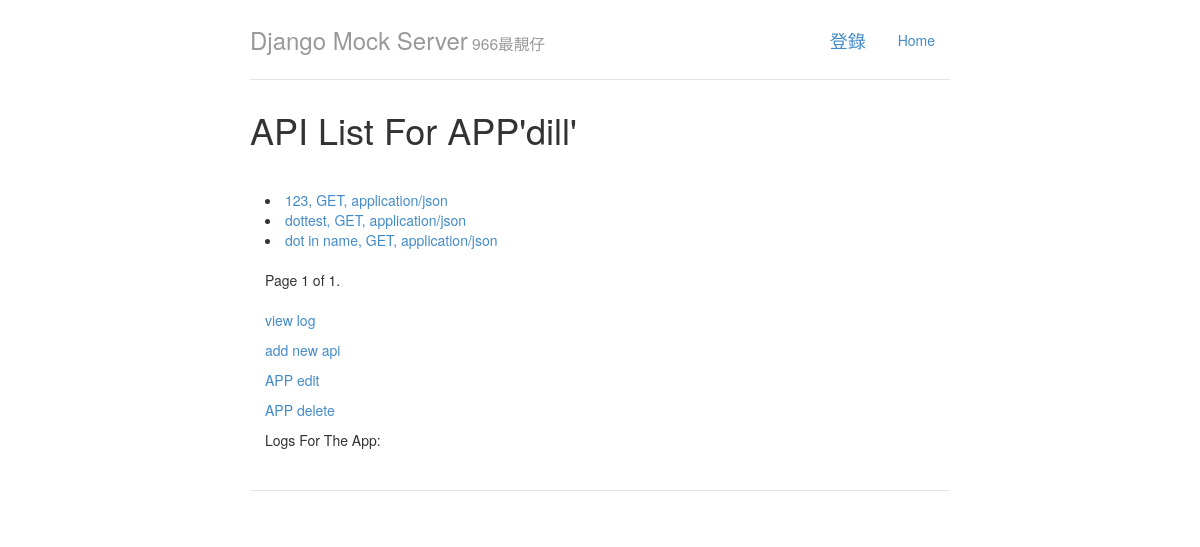
Before: /app/1/ with the older database file.
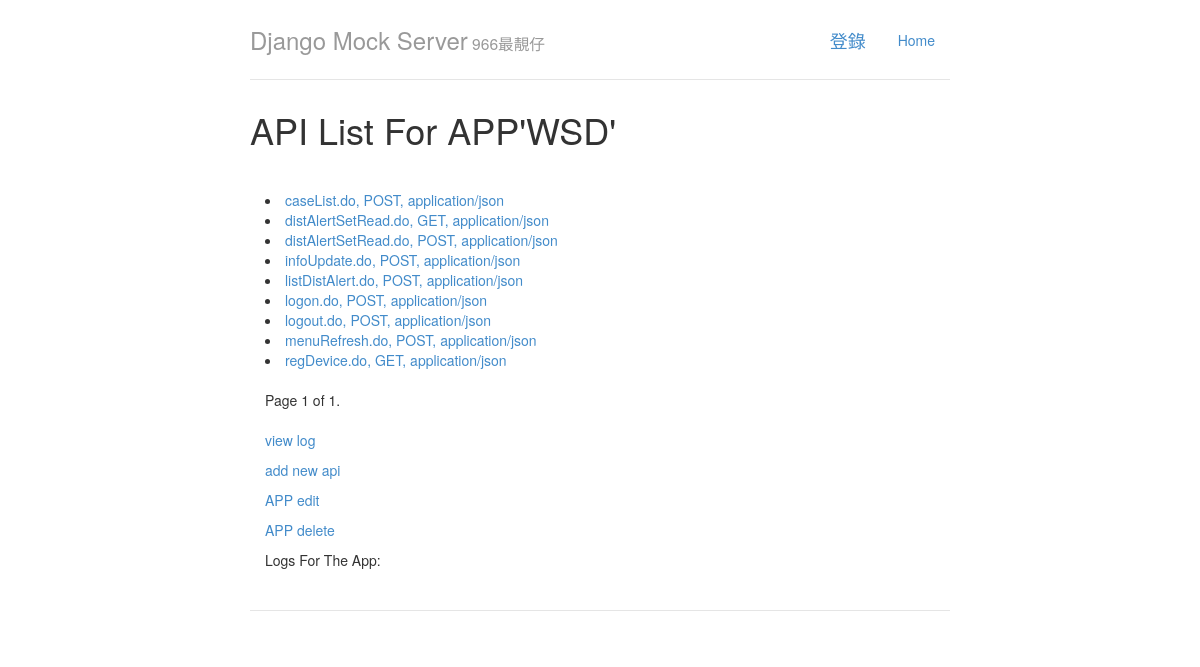
After: the same page with the newer database file.
### apitest/models.py (models this page shows, shortened)
class MyApp(models.Model):
    name = models.CharField(max_length=50, unique=True)
    owner = models.ForeignKey(User)

class MyApi(models.Model):
    name = models.CharField(max_length=100)
    app_name = models.ForeignKey(MyApp)
    url_path = models.CharField(max_length=100)
    methods = (
              ('GET', 'GET'),
              ('HEAD', "HEAD"),
              ('POST', 'POST'),
              ('DELETE', 'DELETE'),
              ('PATCH', "PATCH"),
              ('PUT', 'PUT'),
              ('OPTIONS', 'OPTIONS'),
               )
    method = models.CharField(max_length=20, choices=methods, default='GET', blank=True, null=True)
    category = models.CharField(max_length=50, null=True, blank=True)
    status_code = models.CharField(default='200', max_length=5)
    formats = (
              ('application/xml', 'xml'),
              ('md', 'md'),
              ('application/json', 'json'),
              ('text/html', 'html'),
              ('application/atom+xml', 'atom'),
              ('txt', 'txt'),
              ('text/csv', 'csv'),
              ('application/rss+xml', 'rss'),
              )
    response_format = models.CharField(max_length=20, choices=formats, default='application/json', blank=True, null=True)
    response_body = models.TextField()
    response_headers = models.TextField(null=True, blank=True)
    description = models.TextField(null=True, blank=True)
    owner = models.ForeignKey(User)

### apitest/views.py (the view)
# urls.py: url(r'^app/(?P<app_id>\d+)/$', list_by_app, name='apilist'),
def list_by_app(request, app_id):
    item = get_object_or_404(MyApp, pk=app_id)
    list1 = MyApi.objects.filter(app_name=item)
    paginator = Paginator(list1, 25)
    page = request.GET.get('page')
    try:
        items = paginator.page(page)
    except PageNotAnInteger:
        items = paginator.page(1)
    except EmptyPage:
        items = paginator.page(paginator.num_pages)
    return render(request, 'apitest/apilist.html', {'items': items, 'item':item})

### templates/apitest/apilist.html (shortened to what this page needs)
{% extends "base.html" %}
{% block title %}API List For APP'{{ item.name }}'{% endblock %}
{% block content %}
{% for item in items %}
    <li><a href="/api/{{ item.id }}/">{{ item.name }}, {{ item.method }}, {{ item.response_format }}</a></li>
{% endfor %}
{% include 'pagination.html' %}
<p><a href="/logs/{{ item.id }}/">view log</a></p>
<p><a href="/{{ item.name }}/new_api">add new api</a></p>
<p><a href="/app/{{ item.id }}/update">APP edit</a></p>
<p><a href="/app/{{ item.id }}/delete">APP delete</a></p>
Logs For The App:
{% endblock %}

Changed rows visible on the page:
changed MyApp: name "dill" → "WSD"
changed MyApi: name "123" → "caseList.do"; method "GET" → "POST"
changed MyApi (number 2 of 9 on the later page): name "dottest" → "distAlertSetRead.do"
changed MyApi (number 3 of 9 on the later page): name "dot in name" → "distAlertSetRead.do"; method "GET" → "POST"
added MyApi: name "infoUpdate.do", method "POST", response_format "application/json"
added MyApi: name "listDistAlert.do", method "POST", response_format "application/json"
added MyApi: name "logon.do", method "POST", response_format "application/json"
added MyApi: name "logout.do", method "POST", response_format "application/json"
added MyApi: name "menuRefresh.do", method "POST", response_format "application/json"
added MyApi: name "regDevice.do", method "GET", response_format "application/json"
